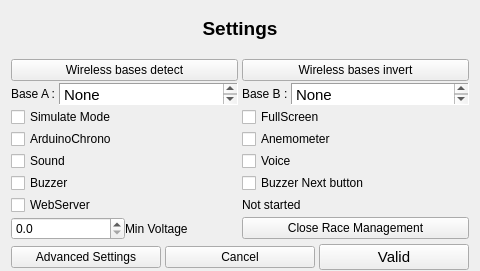
<?xml version="1.0" encoding="UTF-8"?>
<ui version="4.0">
 <class>WSettings</class>
 <widget class="QWidget" name="WSettings">
  <property name="geometry">
   <rect>
    <x>0</x>
    <y>0</y>
    <width>480</width>
    <height>271</height>
   </rect>
  </property>
  <property name="sizePolicy">
   <sizepolicy hsizetype="Preferred" vsizetype="Preferred">
    <horstretch>0</horstretch>
    <verstretch>0</verstretch>
   </sizepolicy>
  </property>
  <property name="windowTitle">
   <string>Form</string>
  </property>
  <layout class="QGridLayout" name="gridLayout">
   <property name="topMargin">
    <number>1</number>
   </property>
   <property name="bottomMargin">
    <number>1</number>
   </property>
   <property name="spacing">
    <number>3</number>
   </property>
   <item row="0" column="0">
    <layout class="QVBoxLayout" name="verticalLayout">
     <property name="spacing">
      <number>4</number>
     </property>
     <item>
      <layout class="QHBoxLayout" name="horizontalLayout_2">
       <property name="spacing">
        <number>2</number>
       </property>
       <property name="sizeConstraint">
        <enum>QLayout::SetDefaultConstraint</enum>
       </property>
       <item>
        <widget class="QLabel" name="label">
         <property name="font">
          <font>
           <pointsize>14</pointsize>
           <weight>75</weight>
           <bold>true</bold>
          </font>
         </property>
         <property name="text">
          <string>Settings</string>
         </property>
         <property name="alignment">
          <set>Qt::AlignCenter</set>
         </property>
        </widget>
       </item>
      </layout>
     </item>
     <item>
      <layout class="QGridLayout" name="gridLayout_2">
       <property name="verticalSpacing">
        <number>2</number>
       </property>
       <item row="2" column="1">
        <widget class="QCheckBox" name="fullscreen">
         <property name="text">
          <string>FullScreen</string>
         </property>
        </widget>
       </item>
       <item row="3" column="0">
        <widget class="QCheckBox" name="arduino">
         <property name="text">
          <string>ArduinoChrono</string>
         </property>
        </widget>
       </item>
       <item row="2" column="0">
        <widget class="QCheckBox" name="simulate_mode">
         <property name="text">
          <string>Simulate Mode</string>
         </property>
        </widget>
       </item>
       <item row="3" column="1">
        <widget class="QCheckBox" name="anemometer">
         <property name="text">
          <string>Anemometer</string>
         </property>
        </widget>
       </item>
       <item row="4" column="1">
        <widget class="QCheckBox" name="voice">
         <property name="text">
          <string>Voice</string>
         </property>
        </widget>
       </item>
       <item row="4" column="0">
        <widget class="QCheckBox" name="sound">
         <property name="text">
          <string>Sound</string>
         </property>
        </widget>
       </item>
       <item row="5" column="0">
        <widget class="QCheckBox" name="buzzer">
         <property name="text">
          <string>Buzzer</string>
         </property>
        </widget>
       </item>
       <item row="7" column="0">
        <layout class="QHBoxLayout" name="horizontalLayout_4">
         <item>
          <widget class="QDoubleSpinBox" name="voltagemin">
           <property name="decimals">
            <number>1</number>
           </property>
           <property name="singleStep">
            <double>0.100000000000000</double>
           </property>
          </widget>
         </item>
         <item>
          <widget class="QLabel" name="label_2">
           <property name="text">
            <string>Min Voltage</string>
           </property>
          </widget>
         </item>
        </layout>
       </item>
       <item row="5" column="1">
        <widget class="QCheckBox" name="buzzernext">
         <property name="text">
          <string>Buzzer Next button</string>
         </property>
        </widget>
       </item>
       <item row="7" column="1">
        <widget class="QPushButton" name="closebtn">
         <property name="text">
          <string>Close Race Management</string>
         </property>
        </widget>
       </item>
       <item row="6" column="0">
        <widget class="QCheckBox" name="webserver">
         <property name="text">
          <string>WebServer</string>
         </property>
        </widget>
       </item>
       <item row="6" column="1">
        <widget class="QLabel" name="webserverUrl">
         <property name="text">
          <string>Not started</string>
         </property>
        </widget>
       </item>
       <item row="0" column="0">
        <widget class="QPushButton" name="wbase_detect_btn">
         <property name="text">
          <string>Wireless bases detect</string>
         </property>
        </widget>
       </item>
       <item row="1" column="0">
        <layout class="QHBoxLayout" name="horizontalLayout_5">
         <item>
          <widget class="QLabel" name="baseA_label">
           <property name="sizePolicy">
            <sizepolicy hsizetype="Fixed" vsizetype="Preferred">
             <horstretch>0</horstretch>
             <verstretch>0</verstretch>
            </sizepolicy>
           </property>
           <property name="minimumSize">
            <size>
             <width>2</width>
             <height>0</height>
            </size>
           </property>
           <property name="text">
            <string>Base A : </string>
           </property>
          </widget>
         </item>
         <item>
          <widget class="QTextEdit" name="baseA_IP">
           <property name="sizePolicy">
            <sizepolicy hsizetype="Ignored" vsizetype="Ignored">
             <horstretch>0</horstretch>
             <verstretch>0</verstretch>
            </sizepolicy>
           </property>
           <property name="minimumSize">
            <size>
             <width>0</width>
             <height>22</height>
            </size>
           </property>
           <property name="frameShape">
            <enum>QFrame::Panel</enum>
           </property>
           <property name="html">
            <string>&lt;!DOCTYPE HTML PUBLIC &quot;-//W3C//DTD HTML 4.0//EN&quot; &quot;http://www.w3.org/TR/REC-html40/strict.dtd&quot;&gt;
&lt;html&gt;&lt;head&gt;&lt;meta name=&quot;qrichtext&quot; content=&quot;1&quot; /&gt;&lt;style type=&quot;text/css&quot;&gt;
p, li { white-space: pre-wrap; }
&lt;/style&gt;&lt;/head&gt;&lt;body style=&quot; font-family:'Ubuntu'; font-size:11pt; font-weight:400; font-style:normal;&quot;&gt;
&lt;p style=&quot; margin-top:0px; margin-bottom:0px; margin-left:0px; margin-right:0px; -qt-block-indent:0; text-indent:0px;&quot;&gt;None&lt;/p&gt;
&lt;p style=&quot;-qt-paragraph-type:empty; margin-top:0px; margin-bottom:0px; margin-left:0px; margin-right:0px; -qt-block-indent:0; text-indent:0px;&quot;&gt;&lt;br /&gt;&lt;/p&gt;&lt;/body&gt;&lt;/html&gt;</string>
           </property>
           <property name="textInteractionFlags">
            <set>Qt::NoTextInteraction</set>
           </property>
          </widget>
         </item>
        </layout>
       </item>
       <item row="1" column="1">
        <layout class="QHBoxLayout" name="horizontalLayout_3">
         <item>
          <widget class="QLabel" name="baseB_label">
           <property name="sizePolicy">
            <sizepolicy hsizetype="Fixed" vsizetype="Preferred">
             <horstretch>0</horstretch>
             <verstretch>0</verstretch>
            </sizepolicy>
           </property>
           <property name="minimumSize">
            <size>
             <width>2</width>
             <height>0</height>
            </size>
           </property>
           <property name="text">
            <string>Base B : </string>
           </property>
          </widget>
         </item>
         <item>
          <widget class="QTextEdit" name="baseB_IP">
           <property name="sizePolicy">
            <sizepolicy hsizetype="Ignored" vsizetype="Ignored">
             <horstretch>0</horstretch>
             <verstretch>0</verstretch>
            </sizepolicy>
           </property>
           <property name="minimumSize">
            <size>
             <width>0</width>
             <height>22</height>
            </size>
           </property>
           <property name="frameShape">
            <enum>QFrame::Panel</enum>
           </property>
           <property name="frameShadow">
            <enum>QFrame::Sunken</enum>
           </property>
           <property name="html">
            <string>&lt;!DOCTYPE HTML PUBLIC &quot;-//W3C//DTD HTML 4.0//EN&quot; &quot;http://www.w3.org/TR/REC-html40/strict.dtd&quot;&gt;
&lt;html&gt;&lt;head&gt;&lt;meta name=&quot;qrichtext&quot; content=&quot;1&quot; /&gt;&lt;style type=&quot;text/css&quot;&gt;
p, li { white-space: pre-wrap; }
&lt;/style&gt;&lt;/head&gt;&lt;body style=&quot; font-family:'Ubuntu'; font-size:11pt; font-weight:400; font-style:normal;&quot;&gt;
&lt;p style=&quot; margin-top:0px; margin-bottom:0px; margin-left:0px; margin-right:0px; -qt-block-indent:0; text-indent:0px;&quot;&gt;None&lt;/p&gt;&lt;/body&gt;&lt;/html&gt;</string>
           </property>
           <property name="textInteractionFlags">
            <set>Qt::NoTextInteraction</set>
           </property>
          </widget>
         </item>
        </layout>
       </item>
       <item row="0" column="1">
        <widget class="QPushButton" name="wbase_invert_btn">
         <property name="text">
          <string>Wireless bases invert</string>
         </property>
        </widget>
       </item>
      </layout>
     </item>
     <item>
      <layout class="QHBoxLayout" name="horizontalLayout">
       <item>
        <widget class="QPushButton" name="btn_advanced_settings">
         <property name="text">
          <string>Advanced Settings</string>
         </property>
        </widget>
       </item>
       <item>
        <widget class="QPushButton" name="btn_cancel">
         <property name="text">
          <string>Cancel</string>
         </property>
        </widget>
       </item>
       <item>
        <widget class="QPushButton" name="btn_valid">
         <property name="font">
          <font>
           <pointsize>11</pointsize>
          </font>
         </property>
         <property name="text">
          <string>Valid</string>
         </property>
        </widget>
       </item>
      </layout>
     </item>
    </layout>
   </item>
  </layout>
 </widget>
 <tabstops>
  <tabstop>arduino</tabstop>
  <tabstop>anemometer</tabstop>
  <tabstop>voltagemin</tabstop>
  <tabstop>btn_advanced_settings</tabstop>
  <tabstop>btn_cancel</tabstop>
  <tabstop>btn_valid</tabstop>
 </tabstops>
 <resources/>
 <connections/>
</ui>
